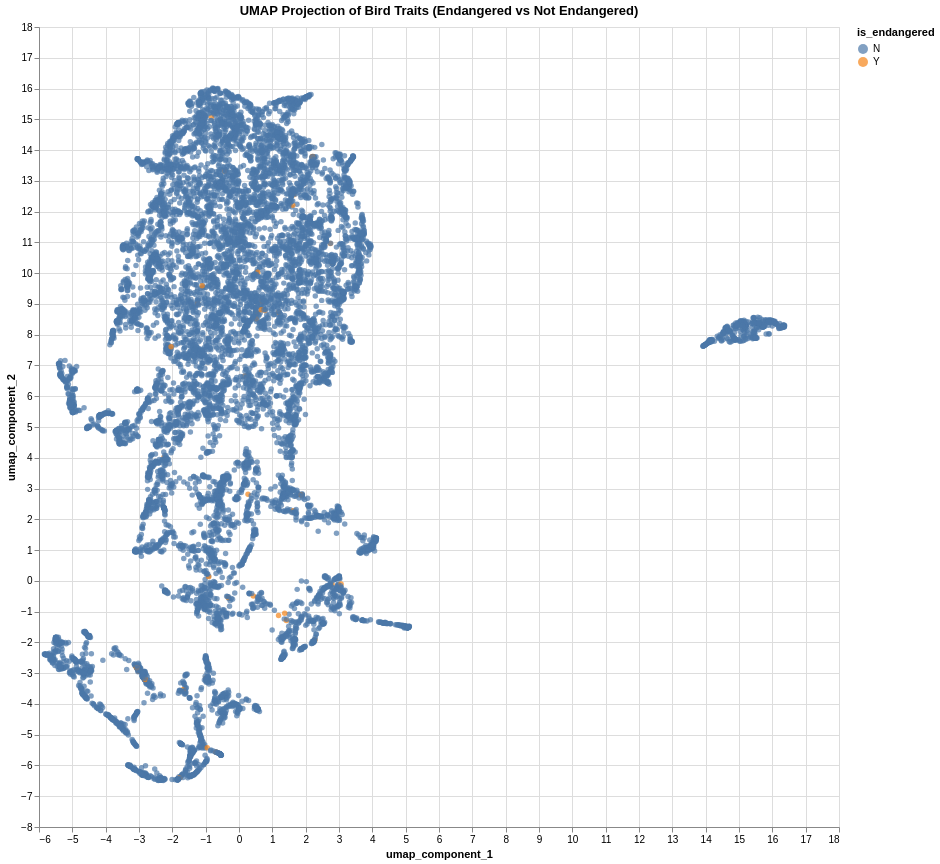

The notebook cell saved with this chart:
### Code cell
#umap.plot.points(mapper, labels=cleaned['nabbp_ENDANGERED'].values)

chart = (
    alt.Chart(source)
        .mark_circle(size=30)
        .encode(
            x='umap_component_1',
            y='umap_component_2',
            color='is_endangered',
            tooltip=['is_endangered']
        )
        .interactive()
        .properties(
            title='UMAP Projection of Bird Traits (Endangered vs Not Endangered)',
            width=800,
            height=800
        )
)

chart

### Figure 1 — Vega specification as saved in the notebook (floating-point values rounded to 4 significant figures; data arrays with more than 128 entries replaced by an {"elided": "..."} marker saying what was removed)
{"$schema": "https://vega.github.io/schema/vega/v5.json", "data": [{"name": "param_7_store"}, {"name": "source_0", "values": {"elided": "9993 records"}}, {"name": "source_0_x_domain_umap_component_1", "values": [{"min": -5.84, "max": 16.37}]}, {"name": "source_0_y_domain_umap_component_2", "values": [{"min": -6.491, "max": 16.02}]}, {"name": "source_0_color_domain_is_endangered", "values": [{"is_endangered": "N"}, {"is_endangered": "Y"}]}], "signals": [{"name": "unit", "value": {}, "on": [{"events": "pointermove", "update": "isTuple(group()) ? group() : unit"}]}, {"name": "param_7", "update": "vlSelectionResolve(\"param_7_store\", \"union\")"}, {"name": "param_7_umap_component_1", "on": [{"events": [{"source": "view", "type": "dblclick"}], "update": "null"}, {"events": {"signal": "param_7_translate_delta"}, "update": "panLinear(param_7_translate_anchor.extent_x, -param_7_translate_delta.x / width)"}, {"events": {"signal": "param_7_zoom_delta"}, "update": "zoomLinear(domain(\"x\"), param_7_zoom_anchor.x, param_7_zoom_delta)"}]}, {"name": "param_7_umap_component_2", "on": [{"events": [{"source": "view", "type": "dblclick"}], "update": "null"}, {"events": {"signal": "param_7_translate_delta"}, "update": "panLinear(param_7_translate_anchor.extent_y, param_7_translate_delta.y / height)"}, {"events": {"signal": "param_7_zoom_delta"}, "update": "zoomLinear(domain(\"y\"), param_7_zoom_anchor.y, param_7_zoom_delta)"}]}, {"name": "param_7_tuple", "on": [{"events": [{"signal": "param_7_umap_component_1 || param_7_umap_component_2"}], "update": "param_7_umap_component_1 && param_7_umap_component_2 ? {unit: \"\", fields: param_7_tuple_fields, values: [param_7_umap_component_1,param_7_umap_component_2]} : null"}]}, {"name": "param_7_tuple_fields", "value": [{"field": "umap_component_1", "channel": "x", "type": "R"}, {"field": "umap_component_2", "channel": "y", "type": "R"}]}, {"name": "param_7_translate_anchor", "value": {}, "on": [{"events": [{"source": "scope", "type": "pointerdown"}], "update": "{x: x(unit), y: y(unit), extent_x: domain(\"x\"), extent_y: domain(\"y\")}"}]}, {"name": "param_7_translate_delta", "value": {}, "on": [{"events": [{"source": "window", "between": [{"source": "scope", "type": "pointerdown"}, {"source": "window", "type": "pointerup"}], "consume": true, "type": "pointermove"}], "update": "{x: param_7_translate_anchor.x - x(unit), y: param_7_translate_anchor.y - y(unit)}"}]}, {"name": "param_7_zoom_anchor", "on": [{"events": [{"source": "scope", "type": "wheel", "consume": true}], "update": "{x: invert(\"x\", x(unit)), y: invert(\"y\", y(unit))}"}]}, {"name": "param_7_zoom_delta", "on": [{"events": [{"source": "scope", "consume": true, "type": "wheel"}], "update": "pow(1.001, event.deltaY * pow(16, event.deltaMode))", "force": true}]}, {"name": "param_7_modify", "on": [{"events": {"signal": "param_7_tuple"}, "update": "modify(\"param_7_store\", param_7_tuple, true)"}]}], "marks": [{"type": "symbol", "name": "marks", "from": {"data": "source_0"}, "encode": {"update": {"shape": {"value": "circle"}, "size": {"value": 30}, "opacity": {"value": 0.7}, "x": {"field": "umap_component_1", "scale": "x"}, "fill": {"field": "is_endangered", "scale": "color"}, "tooltip": {"signal": "{\"is_endangered\": isValid(datum[\"is_endangered\"]) ? datum[\"is_endangered\"] : \"\"+datum[\"is_endangered\"]}"}, "y": {"field": "umap_component_2", "scale": "y"}}}, "clip": true, "style": ["circle"], "interactive": true}], "scales": [{"name": "x", "type": "linear", "domain": [{"signal": "(data(\"source_0_x_domain_umap_component_1\")[0] || {}).min"}, {"signal": "(data(\"source_0_x_domain_umap_component_1\")[0] || {}).max"}], "range": [0, {"signal": "width"}], "nice": true, "zero": true, "domainRaw": {"signal": "param_7[\"umap_component_1\"]"}}, {"name": "y", "type": "linear", "domain": [{"signal": "(data(\"source_0_y_domain_umap_component_2\")[0] || {}).min"}, {"signal": "(data(\"source_0_y_domain_umap_component_2\")[0] || {}).max"}], "range": [{"signal": "height"}, 0], "nice": true, "domainRaw": {"signal": "param_7[\"umap_component_2\"]"}, "zero": true}, {"name": "color", "type": "ordinal", "domain": {"data": "source_0_color_domain_is_endangered", "field": "is_endangered", "sort": true}, "range": "category"}], "axes": [{"scale": "x", "orient": "bottom", "aria": false, "domain": false, "zindex": 0, "grid": true, "labels": false, "maxExtent": 0, "ticks": false, "gridScale": "y", "minExtent": 0, "tickCount": {"signal": "ceil(width/40)"}}, {"scale": "y", "aria": false, "zindex": 0, "maxExtent": 0, "minExtent": 0, "orient": "left", "domain": false, "grid": true, "gridScale": "x", "tickCount": {"signal": "ceil(height/40)"}, "labels": false, "ticks": false}, {"scale": "x", "title": "umap_component_1", "grid": false, "tickCount": {"signal": "ceil(width/40)"}, "labelOverlap": true, "labelFlush": true, "orient": "bottom", "zindex": 0}, {"scale": "y", "title": "umap_component_2", "zindex": 0, "orient": "left", "grid": false, "labelOverlap": true, "tickCount": {"signal": "ceil(height/40)"}}], "title": {"text": "UMAP Projection of Bird Traits (Endangered vs Not Endangered)", "frame": "group"}, "legends": [{"fill": "color", "symbolType": "circle", "title": "is_endangered", "encode": {"symbols": {"update": {"opacity": {"value": 0.7}}}}}], "background": "white", "width": 800, "style": "cell", "padding": 5, "height": 800}
